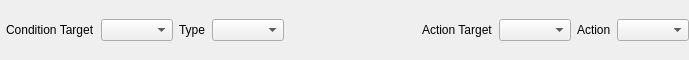
<?xml version="1.0" encoding="UTF-8"?>
<ui version="4.0">
 <class>AutomationRuleListItemWidgetClass</class>
 <widget class="QWidget" name="AutomationRuleListItemWidgetClass">
  <property name="geometry">
   <rect>
    <x>0</x>
    <y>0</y>
    <width>689</width>
    <height>60</height>
   </rect>
  </property>
  <property name="windowTitle">
   <string>AutomationRuleListItemWidget</string>
  </property>
  <layout class="QGridLayout" name="gridLayout">
   <property name="leftMargin">
    <number>0</number>
   </property>
   <property name="topMargin">
    <number>0</number>
   </property>
   <property name="rightMargin">
    <number>0</number>
   </property>
   <property name="bottomMargin">
    <number>0</number>
   </property>
   <item row="0" column="1">
    <layout class="QHBoxLayout" name="horizontalLayout_3">
     <property name="leftMargin">
      <number>6</number>
     </property>
     <item>
      <widget class="QLabel" name="label_4">
       <property name="text">
        <string>Condition Target</string>
       </property>
      </widget>
     </item>
     <item>
      <widget class="QComboBox" name="dropdownConditionTarget"/>
     </item>
     <item>
      <widget class="QLabel" name="label">
       <property name="text">
        <string>Type</string>
       </property>
      </widget>
     </item>
     <item>
      <widget class="QComboBox" name="dropdownType"/>
     </item>
    </layout>
   </item>
   <item row="0" column="9">
    <layout class="QHBoxLayout" name="horizontalLayout">
     <property name="leftMargin">
      <number>5</number>
     </property>
     <item>
      <widget class="QLabel" name="label_2">
       <property name="text">
        <string>Action Target</string>
       </property>
      </widget>
     </item>
     <item>
      <widget class="QComboBox" name="dropdownActionTarget"/>
     </item>
     <item>
      <widget class="QLabel" name="label_3">
       <property name="text">
        <string>Action</string>
       </property>
      </widget>
     </item>
     <item>
      <widget class="QComboBox" name="dropdownAction"/>
     </item>
    </layout>
   </item>
   <item row="0" column="8">
    <widget class="QStackedWidget" name="stackCondition">
     <widget class="QWidget" name="page"/>
     <widget class="QWidget" name="page_2"/>
    </widget>
   </item>
  </layout>
 </widget>
 <layoutdefault spacing="6" margin="11"/>
 <resources/>
 <connections/>
</ui>
